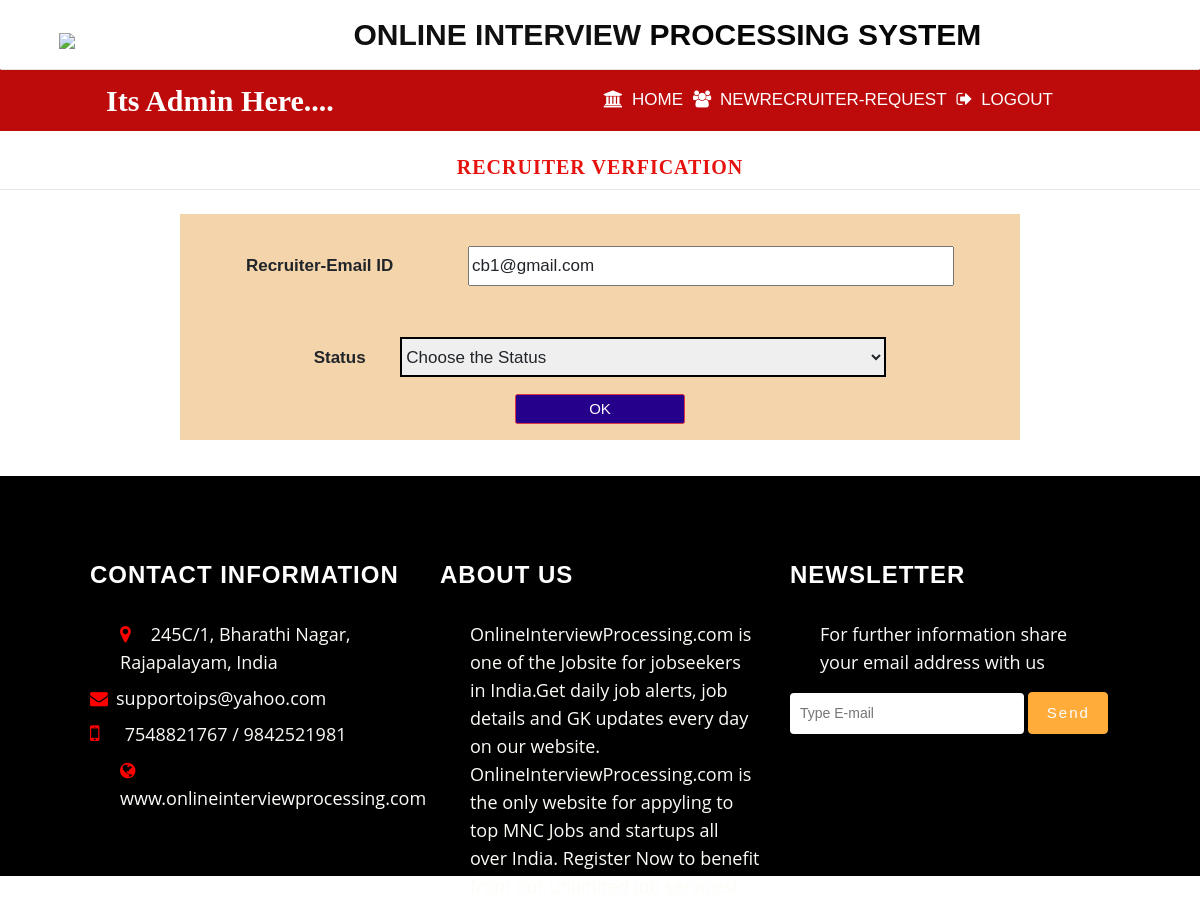
The page /assign_status/12 on the database as committed earlier.
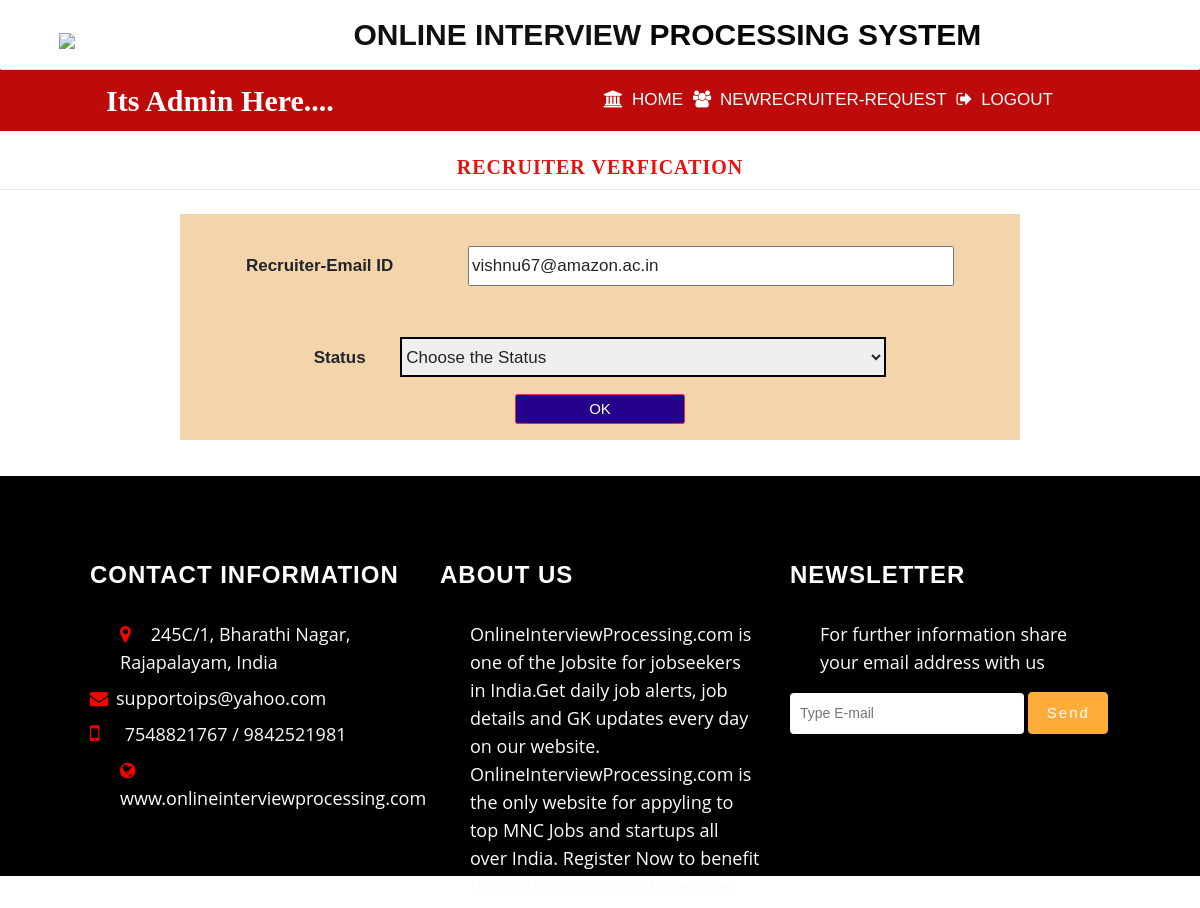
The same page on the database as committed later.
### jobportal/models.py (models this page shows, shortened)
class Recruiter(models.Model):
    user = models.ForeignKey(User,on_delete=models.CASCADE,null=True)
    mobile = models.IntegerField(null=True)
    image = models.FileField(null=True)
    company= models.CharField(max_length=100,null=True)
    gender= models.CharField(max_length=100,null=True)
    type=models.CharField(max_length=100,null=True)
    status=models.CharField(max_length=100,null=True)

### jobportal/views.py (the view)
# urls.py: path('assign_status/<int:pid>', Assign_status, name="assign_status"),
def Assign_status(request,pid):
    submit = Recruiter.objects.get(id=pid)
    error = False
    if request.method=="POST":
        a = request.POST['status']
        submit.status = a
        submit.save()
        error = "yes"
    d = {'error':error,'data':submit}
    return render(request,'assign_status.html',d)

### jobportal/templates/assign_status.html (shortened to what this page needs)
{% extends 'admin_nav.html' %}
{% block body %}
{% load static %}
<center><h2 style = "font-family : 'verdana' ; color : #E6120E ; font-weight : bold;margin-top:2%">Recruiter Verfication</h2></center><hr>
<div class="container-fluid" style="width:70%;margin-top:2%;background-color:rgb(243, 212, 171);margin-bottom:3%">
      <form method="post" action="">
              <center> <label for="exampleInputEmail1" >Recruiter-Email ID</label>
        <input name="email" value="{{data.user.email}}" readonly style="width:60%;height:40px;margin-top:4%;margin-left:70px"></center><br><br>
          <center> <label for="exampleInputEmail1">Status</label>
  <select name="status" id="cars" style="border:2px solid black;width:60%;height:40px;margin-left:30px">
      <option disabled selected>Choose the Status</option>
  </select></center>
  <center><button type="submit" class="btn btn-danger" style="margin-top:2%;width:170px;height:30px;margin-bottom:2%;color:white;background-color:rgb(37, 0, 139);font-size:15px">OK</button>
</center>
      </form>
    </div>
{% endblock %}

Rows that differ between the two databases and show on the page:
changed Recruiter: email "cb1@gmail.com" → "vishnu67@amazon.ac.in"
